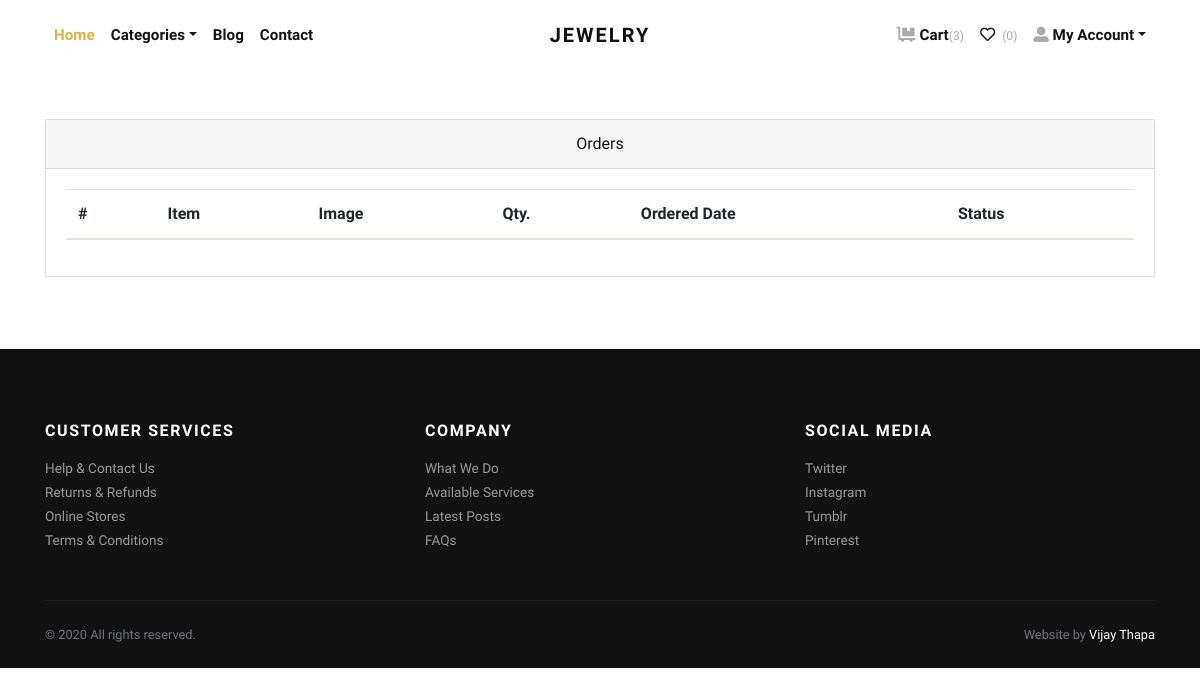
The app's page /orders/ (signed in), older data.
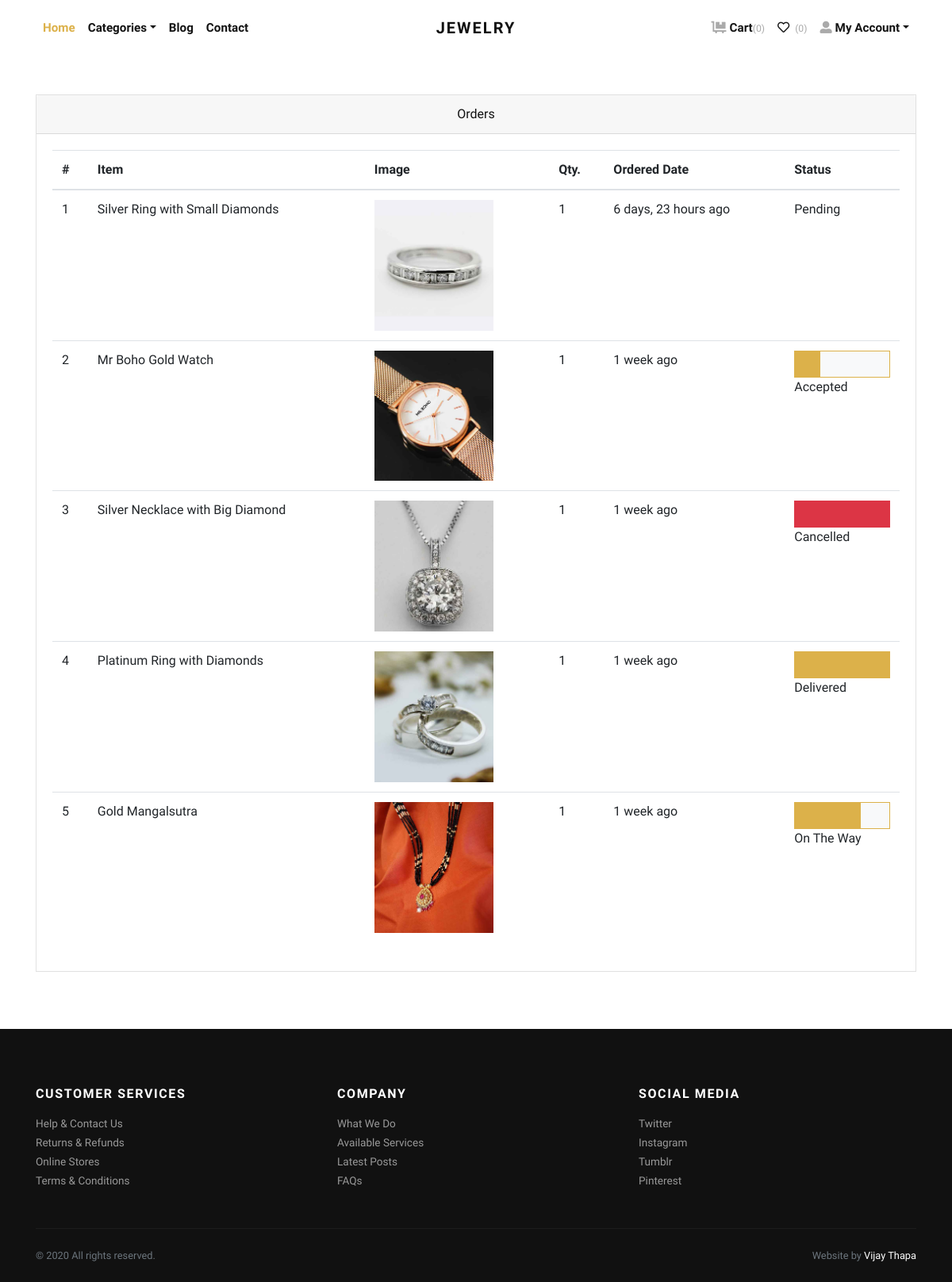
The same page, newer data.
### store/models.py (models this page shows, shortened)
class Order(models.Model):
    user = models.ForeignKey(User, verbose_name="User", on_delete=models.CASCADE)
    address = models.ForeignKey(Address, verbose_name="Shipping Address", on_delete=models.CASCADE)
    product = models.ForeignKey(Product, verbose_name="Product", on_delete=models.CASCADE)
    quantity = models.PositiveIntegerField(verbose_name="Quantity")
    ordered_date = models.DateTimeField(auto_now_add=True, verbose_name="Ordered Date")
    status = models.CharField(
        choices=STATUS_CHOICES,
        max_length=50,
        default="Pending"
        )

class Product(models.Model):
    title = models.CharField(max_length=150, verbose_name="Product Title")
    slug = models.SlugField(max_length=160, verbose_name="Product Slug")
    sku = models.CharField(max_length=255, unique=True, verbose_name="Unique Product ID (SKU)")
    short_description = models.TextField(verbose_name="Short Description")
    detail_description = models.TextField(blank=True, null=True, verbose_name="Detail Description")
    product_image = models.ImageField(upload_to='product', blank=True, null=True, verbose_name="Product Image")
    price = models.DecimalField(max_digits=8, decimal_places=2)
    category = models.ForeignKey(Category, verbose_name="Product Categoy", on_delete=models.CASCADE)
    is_active = models.BooleanField(verbose_name="Is Active?")
    is_featured = models.BooleanField(verbose_name="Is Featured?")
    created_at = models.DateTimeField(auto_now_add=True, verbose_name="Created Date")
    updated_at = models.DateTimeField(auto_now=True, verbose_name="Updated Date")
    class Meta:
        verbose_name_plural = 'Products'
        ordering = ('-created_at', )

### store/views.py (the view)
# urls.py: path('orders/', views.orders, name="orders"),
@login_required
def orders(request):
    all_orders = Order.objects.filter(user=request.user).order_by('-ordered_date')
    return render(request, 'store/orders.html', {'orders': all_orders})

### store/context_preprocessors.py (called while the page is built)
def store_menu(request):
    categories = Category.objects.filter(is_active=True)
    context = {
        'categories_menu': categories,
    }
    return context

def cart_menu(request):
    if request.user.is_authenticated:
        cart_items= Cart.objects.filter(user=request.user)
        context = {
            'cart_items': cart_items,
        }
    else:
        context = {}
    return context

### templates/store/orders.html (shortened to what this page needs)
{% extends 'base.html' %}
{% load static %}
{% load humanize %}
    {% block content %}
      <div class="container py-5">
        <div class="row">
          <div class="col-lg-12">
            <div class="card mb-4" id="tables">
              <div class="card-header text-center">Orders</div>
              <div class="card-body">
                <table class="table table-hover">
                  <thead>
                    <tr>
                      <th>#</th>
                      <th>Item</th>
                      <th>Image</th>
                      <th>Qty.</th>
                      <th>Ordered Date</th>
                      <th>Status</th>
                    </tr>
                  </thead>
                  <tbody>
                    {% if orders %}
                    {% for order in orders %}
                    <tr>
                      <td>{{forloop.counter}}</td>
                      <td>{{order.product.title}}</td>
                      <td>
                        {% if order.product.product_image %}
                          <img src="{{order.product.product_image.url}}" alt="{{order.product.product_ttile}}" style="width:150px;">
                        {% endif %}
                      </td>
                      <td>{{order.quantity}}</td>
                      <td>{{order.ordered_date|naturaltime}}</td>
                      <td>
                        {% if order.status == 'Accepted' %}
                        <div class="bg-light border border-primary">
                            <div class="p-3 bg-primary" style="width:0;"></div>
                        </div>
                        {% endif %}
                        {% if order.status == 'On The Way' %}
                        <div class="bg-light border border-primary">
                            <div class="p-3 bg-primary" style="width:70%;"></div>
                        </div>
                        {% endif %}
                        {% if order.status == 'Delivered' %}
                        <div class="bg-light border border-primary">
                            <div class="p-3 bg-primary" style="width:100%;"></div>
                        </div>
                        {% endif %}
                        {% if order.status == 'Cancelled' %}
                        <div class="bg-light border border-danger">
                            <div class="p-3 bg-danger" style="width:100%;"></div>
                        </div>
                        {% endif %}
                        {{order.status}}
                      </td>
                    </tr>
                    {% endfor %}
                    {% endif %}
                  </tbody>
                </table>
              </div>
            </div>
          </div>
        </div>
      </div>
{% endblock content %}

Row changes from the older to the newer data that the page shows:
added Order: product "Silver Ring with Small Diamonds", product.product_image (picture), quantity "1", ordered_date "6 days, 23 hours ago", status "Pending"
added Order: product "Mr Boho Gold Watch", product.product_image (picture), quantity "1", ordered_date "1 week ago", status "Accepted"
added Order: product "Silver Necklace with Big Diamond", product.product_image (picture), quantity "1", ordered_date "1 week ago", status "Cancelled"
added Order: product "Platinum Ring with Diamonds", product.product_image (picture), quantity "1", ordered_date "1 week ago", status "Delivered"
added Order: product "Gold Mangalsutra", product.product_image (picture), quantity "1", ordered_date "1 week ago", status "On The Way"
Text that changed along with them:
{{ cart_items.count }}: "3" → "0"
